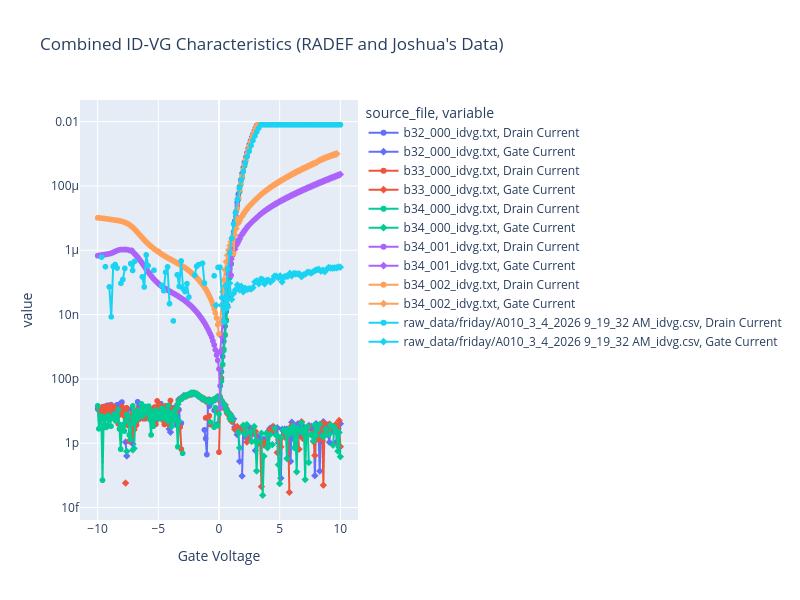

Notebook code cell kept with this figure:
### Markdown cell above
## Sanity Check Between Vanderbilt and JYU Data

### Code cell
# Get Joshua's CSV files and plot them alongside RADEF's data for comparison.
df_joshua = nextcloud_csv_to_dataframe()

print("Joshua's CSV files:")
for file in df_joshua["source_file"].unique() if not df_joshua.empty else []:
    subset = df_joshua[df_joshua["source_file"] == file]
    print(f"File: {file}, Data Rows: {len(subset)}")

idvg_df_joshua = df_joshua[
    df_joshua["source_file"].str.contains("_idvg", case=False, na=False)
]
# Remove DataName column if it exists, as it may interfere with plotting
idvg_df_joshua = idvg_df_joshua.drop(columns=["DataName"], errors="ignore")

# Rename joshua's ID-VG columns to match RADEF's for easier plotting
col_mapping = {
    "Vgate": "Gate Voltage",
    "Isource": "Source Voltage",
    "Idrain": "Drain Current",
    "Igate": "Gate Current",
}

# strip whitespace from column names in joshua's DataFrame before renaming
idvg_df_joshua.columns = idvg_df_joshua.columns.str.strip()

idvg_df_joshua = idvg_df_joshua.rename(columns=col_mapping)

# Combine both dataframes
idvg_combined = pd.concat([idvg_df, idvg_df_joshua], ignore_index=True)

fig_combined = px.line(
    idvg_combined,
    x="Gate Voltage",
    y=["Drain Current", "Gate Current"],
    color="source_file",
    symbol="variable",
    title="Combined ID-VG Characteristics (RADEF and Joshua's Data)",
)

fig_combined.update_layout(
    width=800,
    height=600,
    yaxis_type="log",  # Logarithmic scale for current to better visualize low currents
)
fig_combined.show()

### Figure 1 — Plotly figure (JSON) as saved in the notebook; plotly's stock layout.template omitted (floating-point values rounded to 4 significant figures; data arrays with more than 128 entries replaced by an {"elided": "..."} marker saying what was removed)
{"data": [{"hovertemplate": "source_file=b32_000_idvg.txt<br>variable=Drain Current<br>Gate Voltage=%{x}<br>value=%{y}<extra></extra>", "legendgroup": "b32_000_idvg.txt, Drain Current", "line": {"color": "#636efa", "dash": "solid"}, "marker": {"symbol": "circle"}, "mode": "lines+markers", "name": "b32_000_idvg.txt, Drain Current", "showlegend": true, "type": "scattergl", "x": {"elided": "201 float values"}, "xaxis": "x", "y": {"elided": "201 float values"}, "yaxis": "y"}, {"hovertemplate": "source_file=b32_000_idvg.txt<br>variable=Gate Current<br>Gate Voltage=%{x}<br>value=%{y}<extra></extra>", "legendgroup": "b32_000_idvg.txt, Gate Current", "line": {"color": "#636efa", "dash": "solid"}, "marker": {"symbol": "diamond"}, "mode": "lines+markers", "name": "b32_000_idvg.txt, Gate Current", "showlegend": true, "type": "scattergl", "x": {"elided": "201 float values"}, "xaxis": "x", "y": {"elided": "201 float values"}, "yaxis": "y"}, {"hovertemplate": "source_file=b33_000_idvg.txt<br>variable=Drain Current<br>Gate Voltage=%{x}<br>value=%{y}<extra></extra>", "legendgroup": "b33_000_idvg.txt, Drain Current", "line": {"color": "#EF553B", "dash": "solid"}, "marker": {"symbol": "circle"}, "mode": "lines+markers", "name": "b33_000_idvg.txt, Drain Current", "showlegend": true, "type": "scattergl", "x": {"elided": "201 float values"}, "xaxis": "x", "y": {"elided": "201 float values"}, "yaxis": "y"}, {"hovertemplate": "source_file=b33_000_idvg.txt<br>variable=Gate Current<br>Gate Voltage=%{x}<br>value=%{y}<extra></extra>", "legendgroup": "b33_000_idvg.txt, Gate Current", "line": {"color": "#EF553B", "dash": "solid"}, "marker": {"symbol": "diamond"}, "mode": "lines+markers", "name": "b33_000_idvg.txt, Gate Current", "showlegend": true, "type": "scattergl", "x": {"elided": "201 float values"}, "xaxis": "x", "y": {"elided": "201 float values"}, "yaxis": "y"}, {"hovertemplate": "source_file=b34_000_idvg.txt<br>variable=Drain Current<br>Gate Voltage=%{x}<br>value=%{y}<extra></extra>", "legendgroup": "b34_000_idvg.txt, Drain Current", "line": {"color": "#00cc96", "dash": "solid"}, "marker": {"symbol": "circle"}, "mode": "lines+markers", "name": "b34_000_idvg.txt, Drain Current", "showlegend": true, "type": "scattergl", "x": {"elided": "201 float values"}, "xaxis": "x", "y": {"elided": "201 float values"}, "yaxis": "y"}, {"hovertemplate": "source_file=b34_000_idvg.txt<br>variable=Gate Current<br>Gate Voltage=%{x}<br>value=%{y}<extra></extra>", "legendgroup": "b34_000_idvg.txt, Gate Current", "line": {"color": "#00cc96", "dash": "solid"}, "marker": {"symbol": "diamond"}, "mode": "lines+markers", "name": "b34_000_idvg.txt, Gate Current", "showlegend": true, "type": "scattergl", "x": {"elided": "201 float values"}, "xaxis": "x", "y": {"elided": "201 float values"}, "yaxis": "y"}, {"hovertemplate": "source_file=b34_001_idvg.txt<br>variable=Drain Current<br>Gate Voltage=%{x}<br>value=%{y}<extra></extra>", "legendgroup": "b34_001_idvg.txt, Drain Current", "line": {"color": "#ab63fa", "dash": "solid"}, "marker": {"symbol": "circle"}, "mode": "lines+markers", "name": "b34_001_idvg.txt, Drain Current", "showlegend": true, "type": "scattergl", "x": {"elided": "201 float values"}, "xaxis": "x", "y": {"elided": "201 float values"}, "yaxis": "y"}, {"hovertemplate": "source_file=b34_001_idvg.txt<br>variable=Gate Current<br>Gate Voltage=%{x}<br>value=%{y}<extra></extra>", "legendgroup": "b34_001_idvg.txt, Gate Current", "line": {"color": "#ab63fa", "dash": "solid"}, "marker": {"symbol": "diamond"}, "mode": "lines+markers", "name": "b34_001_idvg.txt, Gate Current", "showlegend": true, "type": "scattergl", "x": {"elided": "201 float values"}, "xaxis": "x", "y": {"elided": "201 float values"}, "yaxis": "y"}, {"hovertemplate": "source_file=b34_002_idvg.txt<br>variable=Drain Current<br>Gate Voltage=%{x}<br>value=%{y}<extra></extra>", "legendgroup": "b34_002_idvg.txt, Drain Current", "line": {"color": "#FFA15A", "dash": "solid"}, "marker": {"symbol": "circle"}, "mode": "lines+markers", "name": "b34_002_idvg.txt, Drain Current", "showlegend": true, "type": "scattergl", "x": {"elided": "201 float values"}, "xaxis": "x", "y": {"elided": "201 float values"}, "yaxis": "y"}, {"hovertemplate": "source_file=b34_002_idvg.txt<br>variable=Gate Current<br>Gate Voltage=%{x}<br>value=%{y}<extra></extra>", "legendgroup": "b34_002_idvg.txt, Gate Current", "line": {"color": "#FFA15A", "dash": "solid"}, "marker": {"symbol": "diamond"}, "mode": "lines+markers", "name": "b34_002_idvg.txt, Gate Current", "showlegend": true, "type": "scattergl", "x": {"elided": "201 float values"}, "xaxis": "x", "y": {"elided": "201 float values"}, "yaxis": "y"}, {"hovertemplate": "source_file=raw_data/friday/A010_3_4_2026 9_19_32 AM_idvg.csv<br>variable=Drain Current<br>Gate Voltage=%{x}<br>value=%{y}<extra></extra>", "legendgroup": "raw_data/friday/A010_3_4_2026 9_19_32 AM_idvg.csv, Drain Current", "line": {"color": "#19d3f3", "dash": "solid"}, "marker": {"symbol": "circle"}, "mode": "lines+markers", "name": "raw_data/friday/A010_3_4_2026 9_19_32 AM_idvg.csv, Drain Current", "showlegend": true, "type": "scattergl", "x": [" -10", " -9.84", " -9.68", " -9.52", " -9.36", " -9.2000000000000011", " -9.0400000000000009", " -8.88", " -8.72", " -8.56", " -8.4", " -8.24", " -8.08", " -7.92", " -7.76", " -7.6000000000000005", " -7.44", " -7.28", " -7.12", " -6.96", " -6.8", " -6.6400000000000006", " -6.48", " -6.32", " -6.16", " -6", " -5.84", " -5.68", " -5.5200000000000005", " -5.36", " -5.2", " -5.04", " -4.88", " -4.72", " -4.5600000000000005", " -4.4", " -4.24", " -4.08", " -3.92", " -3.7600000000000002", " -3.6", " -3.44", " -3.2800000000000002", " -3.12", " -2.96", " -2.8000000000000003", " -2.64", " -2.48", " -2.32", " -2.16", " -2", " -1.84", " -1.68", " -1.52", " -1.36", " -1.2", " -1.04", " -0.88", " -0.72", " -0.56", " -0.4", " -0.24", " -0.08", " 0.08", " 0.24", " 0.4", " 0.56", " 0.72", " 0.88", " 1.04", " 1.2", " 1.36", " 1.52", " 1.68", " 1.84", " 2", " 2.16", " 2.32", " 2.48", " 2.64", " 2.8000000000000003", " 2.96", " 3.12", " 3.2800000000000002", " 3.44", " 3.6", " 3.7600000000000002", " 3.92", " 4.08", " 4.24", " 4.4", " 4.5600000000000005", " 4.72", " 4.88", " 5.04", " 5.2", " 5.36", " 5.5200000000000005", " 5.68", " 5.84", " 6", " 6.16", " 6.32", " 6.48", " 6.6400000000000006", " 6.8", " 6.96", " 7.12", " 7.28", " 7.44", " 7.6000000000000005", " 7.76", " 7.92", " 8.08", " 8.24", " 8.4", " 8.56", " 8.72", " 8.88", " 9.0400000000000009", " 9.2000000000000011", " 9.36", " 9.52", " 9.68", " 9.84", " 10"], "xaxis": "x", "y": [" -5.5703E-07", " -3.6840000000000004E-08", " 6.1542000000000009E-07", " -8.054E-08", " 3.0857E-07", " -1.1437000000000001E-07", " 7.2630000000000009E-08", " 8.5300000000000009E-09", " 3.1490000000000005E-07", " 3.6133E-07", " 2.8124000000000005E-07", " -4.3040000000000007E-08", " 9.3960000000000016E-08", " 1.2374000000000002E-07", " 2.7326000000000005E-07", " -4.365E-07", " -5.4226E-07", " 3.8655000000000003E-07", " 2.3549000000000003E-07", " 4.4943E-07", " -2.9761000000000003E-07", " -1.9352000000000003E-07", " -1.3922000000000003E-07", " 1.4975000000000003E-07", " 7.238E-08", " 7.153400000000001E-07", " 3.3216000000000003E-07", " -3.9877E-07", " -1.4368000000000003E-07", " 2.3917000000000004E-07", " -1.3347000000000002E-07", " -4.1289000000000004E-07", " -5.4880000000000006E-08", " 8.0990000000000013E-08", " 5.5510000000000005E-08", " 2.0795000000000003E-07", " 3.0363E-07", " 2.1800000000000003E-08", " -3.0214000000000003E-07", " 6.3500000000000006E-09", " -2.3691000000000002E-07", " 1.7306000000000002E-07", " 7.525E-08", " 4.6568E-07", " 6.407E-08", " 5.217E-08", " 9.1620000000000009E-08", " 3.4950000000000005E-08", " -9.5E-10", " -2.6665E-07", " 1.6883E-07", " 3.1675000000000003E-07", " 3.5952000000000003E-07", " -1.0273000000000001E-07", " 3.9441000000000005E-07", " 9.549E-08", " -7.6900000000000007E-08", " -2.0772E-07", " -2.3374000000000003E-07", " -4.0840000000000007E-08", " 1.6079000000000003E-07", " -2.1571000000000002E-07", " 2.9346000000000004E-07", " 2.9878000000000003E-07", " 3.346E-08", " 1.501E-08", " 1.5140000000000002E-08", " 2.6069000000000004E-07", " 8.2254000000000011E-07", " 2.3400100000000003E-06", " 6.56744E-06", " 1.46741E-05", " 3.8408700000000004E-05", " 8.72381E-05", " 0.00015100400000000002", " 0.00028228700000000004", " 0.000506334", " 0.000814914", " 0.0011970400000000001", " 0.00181144", " 0.00260132", " 0.0035946", " 0.00487332", " 0.00634617", " 0.00798501", " 0.0079988", " 0.00800145", " 0.00800181", " 0.00800271", " 0.00799445", " 0.008004240000000001", " 0.00800411", " 0.00799092", " 0.00799073", " 0.00800429", " 0.0080030900000000009", " 0.00800909", " 0.00799556", " 0.0079931600000000009", " 0.00800532", " 0.00799985", " 0.00800566", " 0.0080066000000000009", " 0.007997820000000001", " 0.0079962", " 0.00799793", " 0.00800897", " 0.00800333", " 0.00799242", " 0.00799787", " 0.00800427", " 0.00800575", " 0.0079899", " 0.00800007", " 0.00799857", " 0.00799647", " 0.00799814", " 0.00799396", " 0.00798864", " 0.00799352", " 0.0080052", " 0.00799767", " 0.00800604", " 0.00799067", " 0.00799744", " 0.00799734"], "yaxis": "y"}, {"hovertemplate": "source_file=raw_data/friday/A010_3_4_2026 9_19_32 AM_idvg.csv<br>variable=Gate Current<br>Gate Voltage=%{x}<br>value=%{y}<extra></extra>", "legendgroup": "raw_data/friday/A010_3_4_2026 9_19_32 AM_idvg.csv, Gate Current", "line": {"color": "#19d3f3", "dash": "solid"}, "marker": {"symbol": "diamond"}, "mode": "lines+markers", "name": "raw_data/friday/A010_3_4_2026 9_19_32 AM_idvg.csv, Gate Current", "showlegend": true, "type": "scattergl", "x": [" -10", " -9.84", " -9.68", " -9.52", " -9.36", " -9.2000000000000011", " -9.0400000000000009", " -8.88", " -8.72", " -8.56", " -8.4", " -8.24", " -8.08", " -7.92", " -7.76", " -7.6000000000000005", " -7.44", " -7.28", " -7.12", " -6.96", " -6.8", " -6.6400000000000006", " -6.48", " -6.32", " -6.16", " -6", " -5.84", " -5.68", " -5.5200000000000005", " -5.36", " -5.2", " -5.04", " -4.88", " -4.72", " -4.5600000000000005", " -4.4", " -4.24", " -4.08", " -3.92", " -3.7600000000000002", " -3.6", " -3.44", " -3.2800000000000002", " -3.12", " -2.96", " -2.8000000000000003", " -2.64", " -2.48", " -2.32", " -2.16", " -2", " -1.84", " -1.68", " -1.52", " -1.36", " -1.2", " -1.04", " -0.88", " -0.72", " -0.56", " -0.4", " -0.24", " -0.08", " 0.08", " 0.24", " 0.4", " 0.56", " 0.72", " 0.88", " 1.04", " 1.2", " 1.36", " 1.52", " 1.68", " 1.84", " 2", " 2.16", " 2.32", " 2.48", " 2.64", " 2.8000000000000003", " 2.96", " 3.12", " 3.2800000000000002", " 3.44", " 3.6", " 3.7600000000000002", " 3.92", " 4.08", " 4.24", " 4.4", " 4.5600000000000005", " 4.72", " 4.88", " 5.04", " 5.2", " 5.36", " 5.5200000000000005", " 5.68", " 5.84", " 6", " 6.16", " 6.32", " 6.48", " 6.6400000000000006", " 6.8", " 6.96", " 7.12", " 7.28", " 7.44", " 7.6000000000000005", " 7.76", " 7.92", " 8.08", " 8.24", " 8.4", " 8.56", " 8.72", " 8.88", " 9.0400000000000009", " 9.2000000000000011", " 9.36", " 9.52", " 9.68", " 9.84", " 10"], "xaxis": "x", "y": [" -2.9850000000000003E-07", " -2.54E-07", " -2.585E-07", " -2.49E-07", " -2.55E-07", " -2.5350000000000004E-07", " -1.72E-07", " -2.7250000000000004E-07", " -2.15E-07", " -2.105E-07", " -2.4000000000000003E-07", " -2.0000000000000002E-07", " -2.945E-07", " -1.825E-07", " -2.2250000000000001E-07", " -2.1450000000000002E-07", " -1.96E-07", " -1.5600000000000002E-07", " -1.825E-07", " -2.305E-07", " -2.33E-07", " -1.635E-07", " -1.9E-07", " -1.89E-07", " -1.4150000000000002E-07", " -1.28E-07", " -1.5450000000000001E-07", " -1.435E-07", " -1.505E-07", " -1.6300000000000002E-07", " -1.2850000000000002E-07", " -1.34E-07", " -1.37E-07", " -1.1250000000000001E-07", " -1.2350000000000001E-07", " -1.1750000000000001E-07", " -9.650000000000001E-08", " -8.25E-08", " -9.8E-08", " -1.445E-07", " -1.31E-07", " -1.0250000000000001E-07", " -8.4000000000000011E-08", " -1.425E-07", " -7.75E-08", " -7.2000000000000009E-08", " -2.3E-08", " -1.75E-08", " -1.0000000000000001E-07", " -3.6000000000000005E-08", " -5.9500000000000003E-08", " -4E-08", " -7.35E-08", " -2.6500000000000002E-08", " -6.8E-08", " -1.2000000000000002E-08", " -1.6E-08", " -8.5E-09", " -5.8E-08", " -2.5E-09", " -3.65E-08", " 1.9500000000000003E-08", " -4.5000000000000006E-09", " -1.85E-08", " 2E-08", " 6.0000000000000008E-09", " 7.800000000000001E-08", " 1.7E-08", " 9.45E-08", " 2.9500000000000003E-08", " 4.5500000000000004E-08", " 5.9000000000000006E-08", " 8.4000000000000011E-08", " 5.9000000000000006E-08", " 7.6E-08", " 5.1E-08", " 6.6000000000000009E-08", " 6.1E-08", " 6.4E-08", " 6.250000000000001E-08", " 6.9000000000000009E-08", " 1.04E-07", " 1.1150000000000001E-07", " 9.050000000000001E-08", " 1.27E-07", " 1.22E-07", " 9.0000000000000012E-08", " 1.1550000000000001E-07", " 1.17E-07", " 1.0350000000000001E-07", " 1.17E-07", " 1.565E-07", " 1.565E-07", " 1.41E-07", " 1.6E-07", " 1.04E-07", " 1.485E-07", " 1.5450000000000001E-07", " 1.5600000000000002E-07", " 1.9200000000000003E-07", " 1.6E-07", " 1.8950000000000002E-07", " 1.8550000000000001E-07", " 1.8450000000000002E-07", " 1.8350000000000002E-07", " 1.505E-07", " 1.7250000000000002E-07", " 1.825E-07", " 2.065E-07", " 2.0700000000000001E-07", " 1.9650000000000002E-07", " 2.14E-07", " 2.355E-07", " 2.475E-07", " 2.545E-07", " 2.245E-07", " 2.4150000000000004E-07", " 2.16E-07", " 2.5700000000000004E-07", " 2.92E-07", " 2.79E-07", " 2.785E-07", " 2.84E-07", " 2.84E-07", " 3.015E-07", " 2.9850000000000003E-07"], "yaxis": "y"}], "layout": {"height": 600, "legend": {"title": {"text": "source_file, variable"}, "tracegroupgap": 0}, "title": {"text": "Combined ID-VG Characteristics (RADEF and Joshua's Data)"}, "width": 800, "xaxis": {"anchor": "y", "domain": [0, 1], "title": {"text": "Gate Voltage"}}, "yaxis": {"anchor": "x", "domain": [0, 1], "title": {"text": "value"}, "type": "log"}}}
